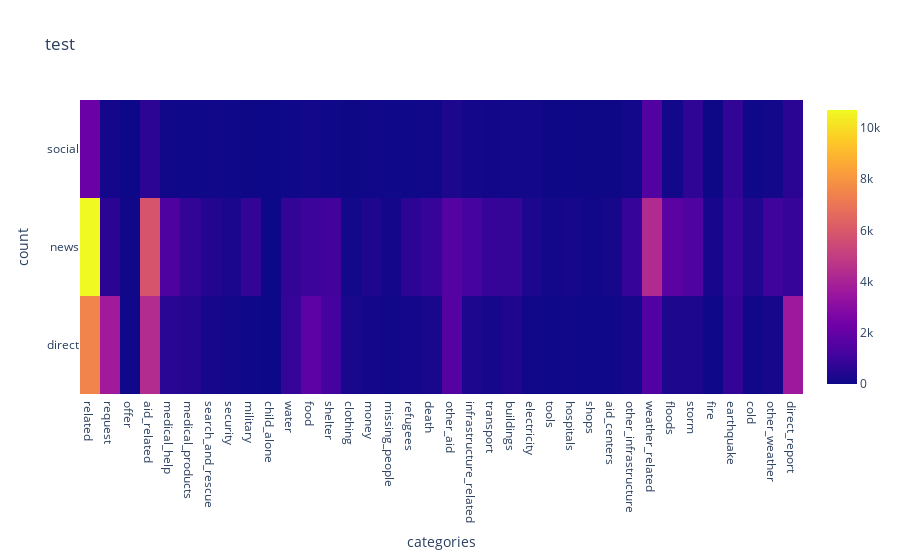

The code cell stored with this chart in its notebook:
### Code cell
fig = go.Figure(
    data=go.Heatmap(
        z=df3.to_numpy(),
        y=df3.index.tolist(),
        x=df3.columns.tolist(),
    ),   
	layout_title_text = "test",
	layout_xaxis_title = "categories",
 	layout_yaxis_title = "count",
)
    
fig.show()

### Figure 1 — Plotly figure (JSON) as saved in the notebook; plotly's stock layout.template omitted (floating-point values rounded to 4 significant figures)
{"data": [{"type": "heatmap", "x": ["related", "request", "offer", "aid_related", "medical_help", "medical_products", "search_and_rescue", "security", "military", "child_alone", "water", "food", "shelter", "clothing", "money", "missing_people", "refugees", "death", "other_aid", "infrastructure_related", "transport", "buildings", "electricity", "tools", "hospitals", "shops", "aid_centers", "other_infrastructure", "weather_related", "floods", "storm", "fire", "earthquake", "cold", "other_weather", "direct_report"], "y": ["direct", "news", "social"], "z": [[7446, 3696, 46, 4338, 592, 471, 216, 131, 46, 0, 836, 1807, 1152, 247, 148, 86, 174, 254, 1575, 327, 210, 391, 81, 33, 54, 33, 78, 186, 1521, 304, 315, 41, 796, 63, 207, 3613], [10707, 604, 65, 5860, 1415, 793, 441, 292, 801, 0, 790, 1007, 1113, 135, 381, 165, 666, 858, 1563, 1230, 872, 829, 327, 114, 202, 68, 218, 866, 4280, 1747, 1445, 225, 910, 415, 1052, 852], [2129, 174, 7, 662, 77, 49, 67, 48, 13, 0, 46, 109, 49, 23, 75, 47, 35, 82, 308, 148, 119, 113, 124, 12, 27, 19, 13, 99, 1496, 104, 683, 16, 749, 52, 117, 610]]}], "layout": {"title": {"text": "test"}, "xaxis": {"title": {"text": "categories"}}, "yaxis": {"title": {"text": "count"}}}}
